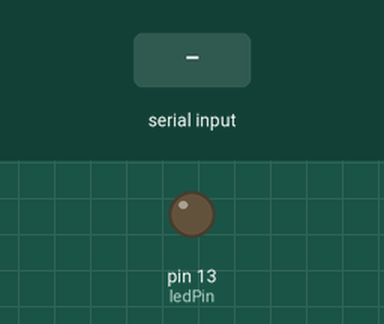
A sketch run on a simulated Arduino Uno, built with avr-gcc and run on an emulated ATmega328P. Shown: output pins drawn as LEDs (lit = HIGH). Inputs (shaded band) come from the test bench.

Above: at 1.2 s.
1.3 s: "1" received over Serial
At 2.1 s:
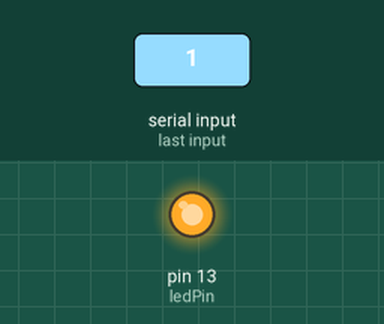
2.8 s: "0" received over Serial
At 3.2 s:
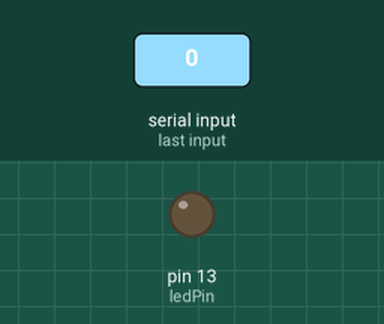
Timing chart, 0 to 5.8 s (numbered marks = the images above; inputs shaded):
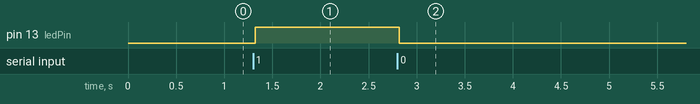

The sketch:

mc_03.ino
```cpp
#define ledPin 13

void setup() {
  // put your setup code here, to run once:
  pinMode(ledPin, OUTPUT);
  Serial.begin(38400);
}

void loop() {
  if (Serial.peek() != -1) {
    char cmd = Serial.read();
    switch (cmd) {
      case '0': digitalWrite(ledPin, LOW);
        break;
      case '1': digitalWrite(ledPin, HIGH);
        break;
      default:
        Serial.println("WAT?");
        break;
    }
  }
  delay(30);
}
```

Measured:
- after the input at 1.3 s, pin 13 (ledPin): LOW → HIGH at once
- after the input at 2.8 s, pin 13 (ledPin): HIGH → LOW at once
